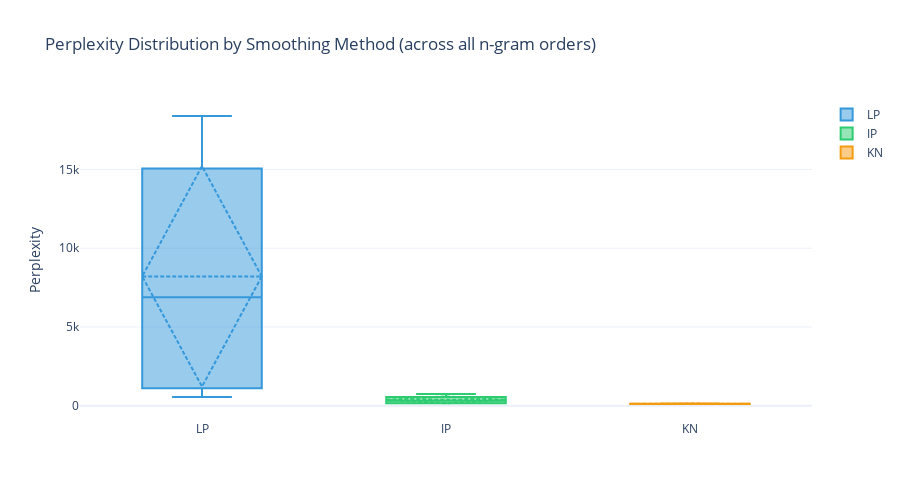

Here is the notebook cell this chart was saved with:
### Markdown cell above
### Smoothing Method Comparison

### Code cell
# box plot comparing smoothing methods across all n-gram orders
fig = go.Figure()

for smoothing in smoothing_methods:
    subset = df_results[df_results['smoothing'] == smoothing]['val_perplexity']
    fig.add_trace(go.Box(
        y=subset,
        name=smoothing,
        marker_color=colors.get(smoothing, '#000000'),
        boxmean='sd'  # show mean and standard deviation
    ))

fig.update_layout(
    title="Perplexity Distribution by Smoothing Method (across all n-gram orders)",
    yaxis_title="Perplexity",
    height=500,
    template="plotly_white",
    showlegend=True
)

fig.show()

### Figure 1 — Plotly figure (JSON) as saved in the notebook; plotly's stock layout.template omitted (floating-point values rounded to 4 significant figures)
{"data": [{"boxmean": "sd", "marker": {"color": "#3498db"}, "name": "LP", "y": [550.1, 1292.0, 6879.0, 13940.0, 18390.0], "type": "box"}, {"boxmean": "sd", "marker": {"color": "#2ecc71"}, "name": "IP", "y": [161.9, 165.3, 309.9, 493.3, 740.5], "type": "box"}, {"boxmean": "sd", "marker": {"color": "#f39c12"}, "name": "KN", "y": [110.6, 112.5, 113.4, 149.0], "type": "box"}], "layout": {"title": {"text": "Perplexity Distribution by Smoothing Method (across all n-gram orders)"}, "yaxis": {"title": {"text": "Perplexity"}}, "height": 500, "showlegend": true}}
